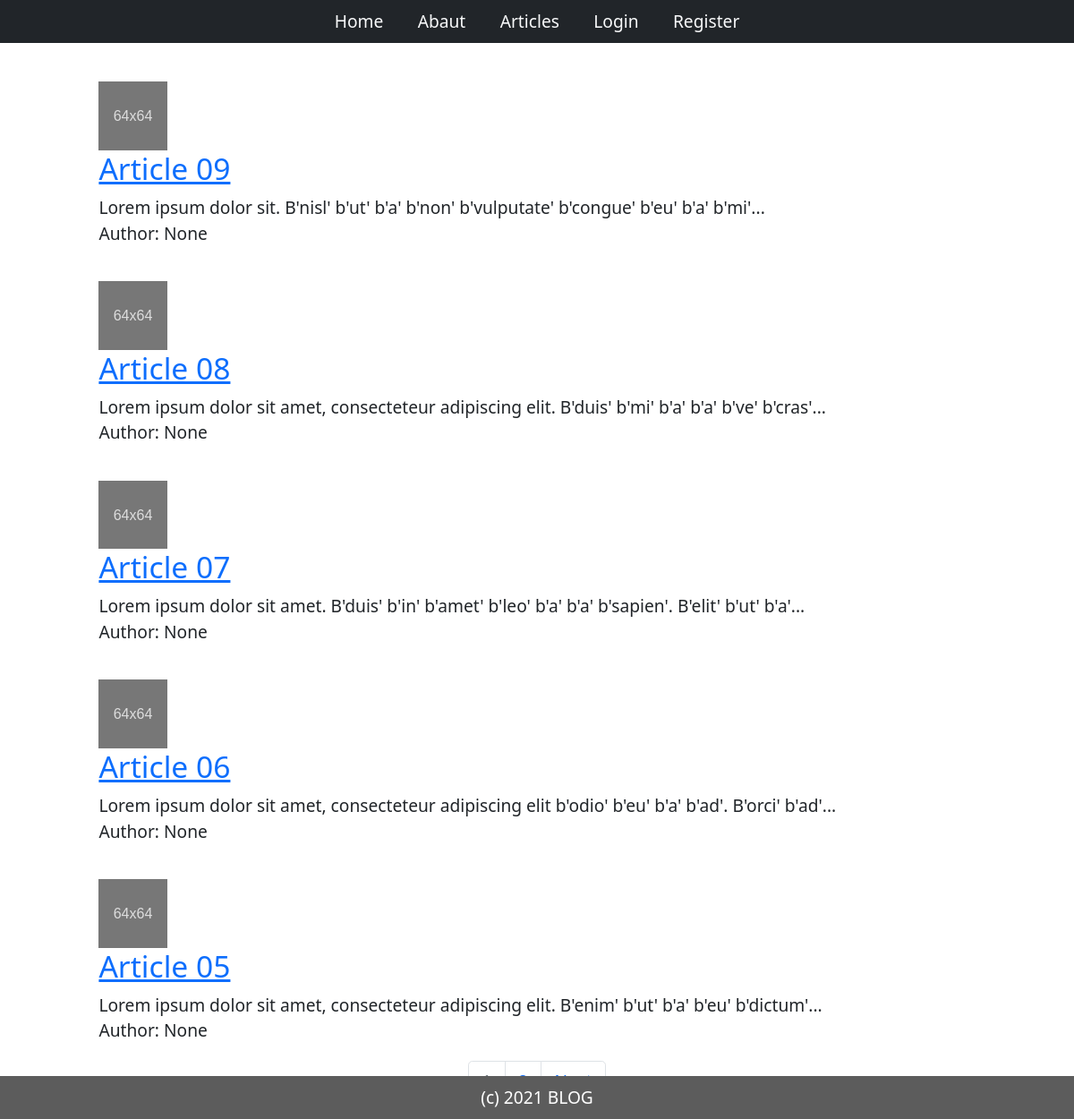
The app's page /articles/ with its own data.
### models.py (models this page shows)
class Articles(db.Model):
    id = db.Column(db.Integer, primary_key=True)
    title = db.Column(db.String)
    content = db.Column(db.String)
    author = db.Column(db.String)
    html_render = db.Column(db.String)

### articles.py (the view)
@article.route("/articles/")
def view_articles():
    page = request.args.get("page", 1, type=int)
    paginate = Articles.query.order_by(Articles.id.desc()).paginate(page, 5, False)
    return render_template("Article/articles.html", articles=paginate.items, paginate=paginate)

### templates/Article/articles.html (shortened to what this page needs)
{% extends "_main.html" %}
{% block main %}
<div class="container">
    <div class="articles">
    {% if articles %}
        {% for article in articles %}
            <article class="media pt-3">
                <img class="mr-3" src={{ url_for('static', filename='img/placeholder.svg') }}>
                <div>
                    <h3 class="mt-0">
                        <a href={{ url_for('article.view_article', art_id=article.id) }}>
                            {{ article.title }}
                        </a>
                    </h3>
                        {{ article.content | truncate(100) }}
                    <p class="author">Author: {{ article.author }}</p>
                </div>
            </article>
        {% endfor %}
    {% else %}
        <p> No articles </p>
    {% endif %}
    </div>
</div>
    <ul class="pagination justify-content-center mt-3">
    {%- for page in paginate.iter_pages() %}
        {% if page %}
            {% if page != paginate.page %}
                <li class="page-item"> <a class="page-link" href={{ url_for("article.view_articles", page=page) }}>{{page}}</a></li>
            {% else %}
                <li class="page-item disabled"><a class="page-link">{{ page }}</a></li>
            {% endif %}
        {% else %}
            <li class="page-item"><span class="ellipsis"> ...</span></li>
        {% endif %}
    {%- endfor %}
    {% if paginate.has_next %}
        <li class="page-item">
            <a class="page-link" href={{url_for("article.view_articles", page=paginate.next_num)}} >Next</a>
        </li>
    {% endif %}
    </ul>
{% endblock%}

### templates/_main.html (shortened to what this page needs)
<!DOCTYPE html>
<html lang="en">
<head>
    {% block head %}
        {% include "_head.html" %}
    {% endblock %}
</head>
<body>
    <nav class="navbar-dark bg-dark">
        <ul class="nav justify-content-center">
            <li class="nav-item text-white">
                <a class="nav-link text-light box-shadow" href="{{url_for('article.view_home')}}">Home</a>
            </li>
            <li class="nav-item text-white">
                <a class="nav-link text-light box-shadow" href="{{url_for('article.view_about')}}">Abaut</a>
            </li>
            <li class="nav-item text-white">
                <a class="nav-link text-light" href="{{url_for('article.view_articles')}}">Articles</a>
            </li>
            {% if "logged" not in session %}
            <li class="nav-item text-white">
                <a class="nav-link text-light" href="{{url_for('user.view_login')}}">Login</a>
            </li>
            <li class="nav-item text-white">
                <a class="nav-link text-light" href="{{url_for('user.view_register')}}">Register</a>
            </li>
            {% endif %}
        </ul>
    </nav>
        <main class="content">
            {% block main %} {% endblock%}
        </main>
    <div class="footer">
        <footer>(c) 2021 BLOG</footer>
    </div>
</body>
</html>

### templates/_head.html (shortened to what this page needs)
<link rel="stylesheet" type="text/css" href={{url_for("static", filename="css/bootstrap.min.css")}}>
<link rel="stylesheet" type="text/css" href={{url_for("static", filename="css/main.css")}}>

### static/css/main.css (style rules this page uses)
html { position: relative; min-height: 100%; zoom: 120%; }
ul { list-style-type: none; }
.content { margin-top: 2%; margin-left: 8%; margin-right: 8%; }
.articles { right: 20%; }
.footer { color: white; text-align: center; width: 100%; height: 40px; line-height: 40px; background-color: #5C5C5C; position: absolute; bottom: 0; }

### records on screen
Articles: title "Article 09", content "Lorem ipsum dolor sit. B'nisl' b'ut' b'a' b'non' b'vulputate' b'congue' b'eu' b'a' b'mi'...", author "None"
Articles: title "Article 08", content "Lorem ipsum dolor sit amet, consecteteur adipiscing elit. B'duis' b'mi' b'a' b'a' b've' b'cras'...", author "None"
Articles: title "Article 07", content "Lorem ipsum dolor sit amet. B'duis' b'in' b'amet' b'leo' b'a' b'a' b'sapien'. B'elit' b'ut' b'a'...", author "None"
Articles: title "Article 06", content "Lorem ipsum dolor sit amet, consecteteur adipiscing elit b'odio' b'eu' b'a' b'ad'. B'orci' b'ad'...", author "None"
Articles: title "Article 05", content "Lorem ipsum dolor sit amet, consecteteur adipiscing elit. B'enim' b'ut' b'a' b'eu' b'dictum'...", author "None"
